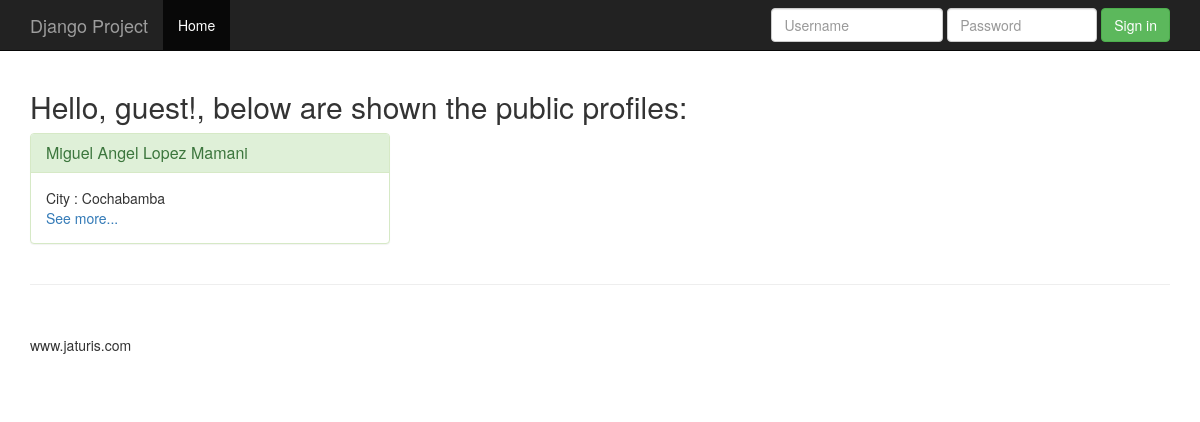
Before: / with the older database file.
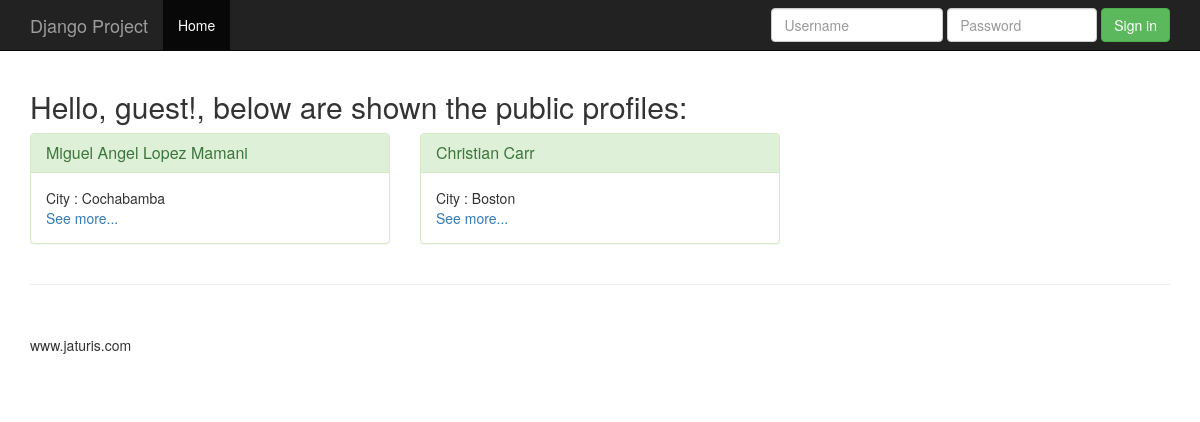
After: the same page with the newer database file.
### profile_page/models.py (models this page shows)
class Profile(models.Model):
    user = models.ForeignKey(User, on_delete=models.CASCADE)
    name = models.CharField(max_length=70, blank=True, null=True)
    surname = models.CharField(max_length=70, blank=True, null=True)
    address = models.CharField(max_length=255, blank=True, null=True)
    city = models.CharField(max_length=70, blank=True, null=True)
    postal_code = models.CharField(max_length=10, blank=True, null=True)
    phone = models.CharField(max_length=25, blank=True, null=True)
    published = models.CharField(max_length=1, blank=True, null=True)

### home/views.py (the view, shortened to what this page needs)
# urls.py: url(r'^$', views_h.init, name='init'),
def init(request):
    serror = ""
    profiles = Profile.objects.filter(published = 'Yes')
    context = {'request': request, 'profiles': profiles, 'serror':serror}
    return render(request, 'home/index.html', context)

### home/templates/home/index.html
{% extends "template.html" %}
{% block content %}
    <div class="col-xs-12 col-sm-12">
        <h2>Hello, guest!, below are shown the public profiles:</h2>
    </div>
    {% for profile in profiles %}
          <div class="col-sm-4">
	          <div class="panel panel-success">
	            <div class="panel-heading">
	              <h3 class="panel-title">{{ profile.name }} {{ profile.surname }}</h3>
	            </div>
	            <div class="panel-body">
	              City : {{ profile.city }}<br/>
	              <a href="/profile/{{ profile.user.id }}">See more...</a>
	            </div>
	          </div>
	      </div>
        {% endfor %}
{% endblock %}

Changed rows visible on the page:
now on this page (row edited): Profile: name "Christian", surname "Carr", city "Boston"
